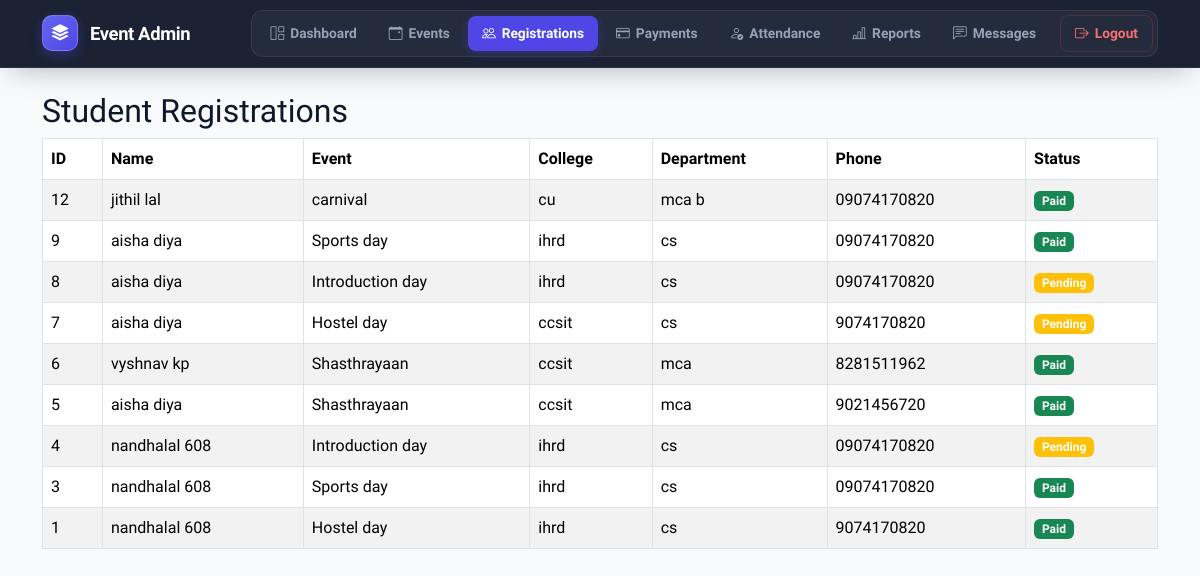
The app's page /registrations/ (signed in), older data.
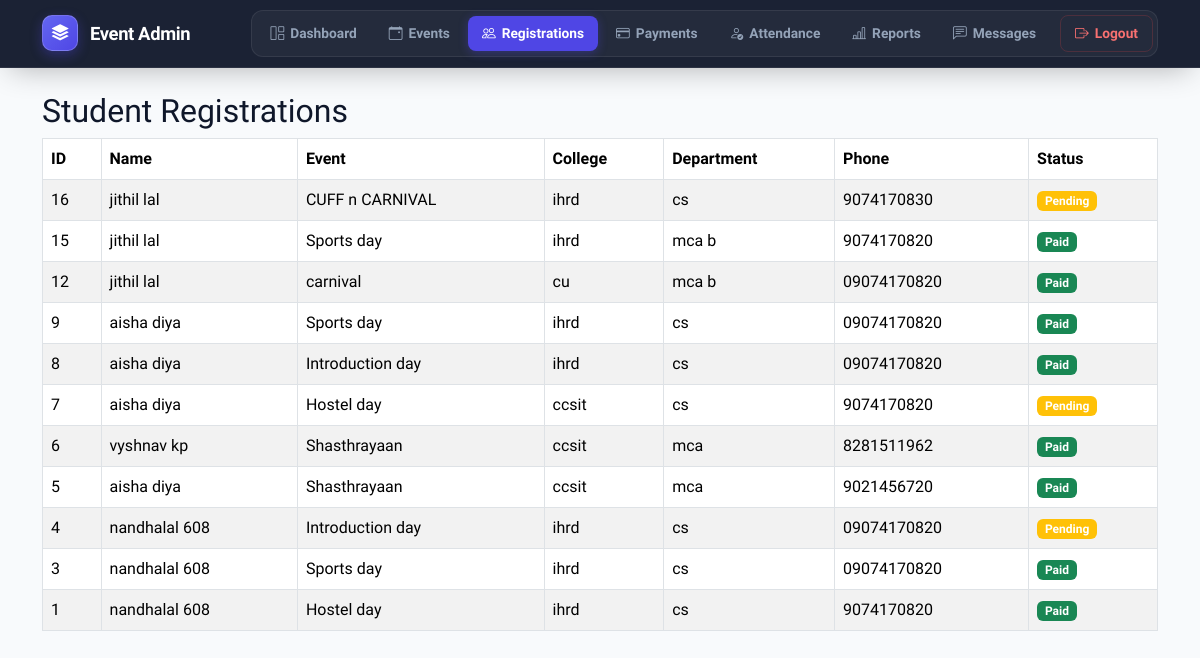
The same page, newer data.
### myapp/models.py (models this page shows, shortened)
class Registration(models.Model):
    STATUS = (
        ('Pending', 'Pending'),
        ('Paid', 'Paid'),
    )
    user = models.ForeignKey(User, on_delete=models.CASCADE)
    event = models.ForeignKey(Event, on_delete=models.CASCADE)
    full_name = models.CharField(max_length=150)
    college = models.CharField(max_length=200)
    department = models.CharField(max_length=150)
    semester = models.CharField(max_length=50)
    phone = models.CharField(max_length=15)
    email = models.EmailField()
    payment_status = models.CharField(max_length=20, choices=STATUS, default='Pending')
    registration_date = models.DateTimeField(auto_now_add=True)
    attendance = models.BooleanField(default=False)
    registration_date = models.DateTimeField(auto_now_add=True)

class Event(models.Model):
    title = models.CharField(max_length=200)
    category = models.CharField(max_length=100)
    venue = models.CharField(max_length=200)
    event_date = models.DateField()
    event_time = models.TimeField()
    last_date = models.DateField()
    description = models.TextField()
    image = models.ImageField(upload_to='events/')
    total_seats = models.IntegerField()
    available_seats = models.IntegerField()
    registration_fee = models.DecimalField(max_digits=8, decimal_places=2)
    brochure = models.FileField(upload_to='brochures/', blank=True, null=True)
    status = models.BooleanField(default=True)

### myapp/views.py (the view, shortened to what this page needs)
# urls.py: path('registrations/', views.view_registrations, name='view_registrations'),
@staff_member_required(login_url='login')
def view_registrations(request):
    query = request.GET.get('q', '').strip()
    registrations = Registration.objects.select_related(
        'user',
        'event'
    ).order_by('-registration_date')
    return render(
        request,
        'admin/registrations.html',
        {
            'registrations': registrations,
            'query': query,
        }
    )

### templates/admin/registrations.html
{% extends 'admin/base.html' %}
{% block content %}
<h2>Student Registrations</h2>
<table class="table table-bordered table-striped">
<thead>
<tr>
<th>ID</th>
<th>Name</th>
<th>Event</th>
<th>College</th>
<th>Department</th>
<th>Phone</th>
<th>Status</th>
</tr>
</thead>
<tbody>
{% for reg in registrations %}
<tr>
<td>{{ reg.id }}</td>
<td>{{ reg.full_name }}</td>
<td>{{ reg.event.title }}</td>
<td>{{ reg.college }}</td>
<td>{{ reg.department }}</td>
<td>{{ reg.phone }}</td>
<td>
{% if reg.payment_status == "Paid" %}
<span class="badge bg-success">
Paid
</span>
{% else %}
<span class="badge bg-warning">
Pending
</span>
{% endif %}
</td>
</tr>
{% endfor %}
</tbody>
</table>
{% endblock %}

Row changes from the older to the newer data that the page shows:
added Registration: id "16", full_name "jithil lal", event "CUFF n CARNIVAL", college "ihrd", department "cs", phone "9074170830", payment_status "Pending"
added Registration: id "15", full_name "jithil lal", event "Sports day", college "ihrd", department "mca b", phone "9074170820", payment_status "Paid"
changed Registration id 8: payment_status "Pending" → "Paid"
